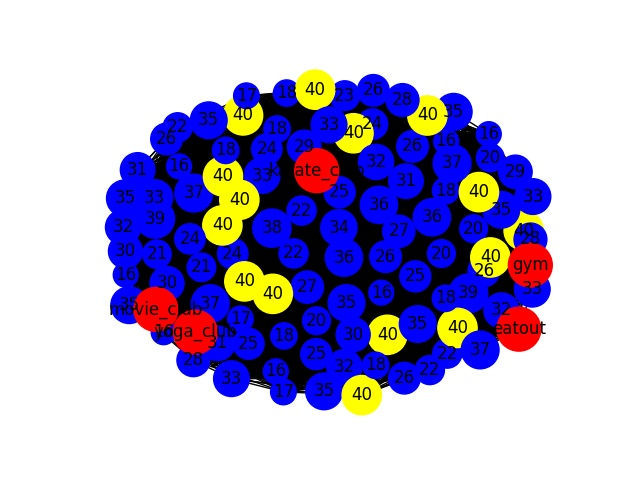

The script that drew this image:
#Implementation of Fatman Evolutionary Model

import networkx as nx
import matplotlib.pyplot as plt
import random
import math
import time


def create_graph():
    G = nx.Graph()
    #G.add_nodes_from(range(1,101))
    for i in range(1,101):
        G.add_node(i)
    
    return G



def assign_bmi(G):
    for each in G.nodes():
        G.nodes[each]['name'] = random.randint(15,40)
        G.nodes[each]['type'] = 'person'

def get_labels(G):
    dict1 = {}
    for each in G.nodes():
        dict1[each] = G.nodes[each]['name']
    return dict1

def get_size(G):
    arr1 = []
    for each in G.nodes():
        if G.nodes[each]['type'] == 'person':
            arr1.append(G.nodes[each]['name']*20)
        else:
            arr1.append(1000)
    return arr1

def get_colors(G):
    c = []
    for each in G.nodes():
        if G.nodes[each]['type'] == 'person':
            if G.nodes[each]['name'] == 15:
                c.append('green')
            elif G.nodes[each]['name'] == 40:
                c.append('yellow')
            else:  
                c.append('blue')
        else:
            c.append('red')

    return c


def add_foci_nodes(G):
    n = G.number_of_nodes()
    i = n + 1
    foci_nodes = ['gym','eatout','movie_club','karate_club','yoga_club']
    for j in range(0,5):
        G.add_node(i)
        G.nodes[i]['name'] = foci_nodes[j]
        G.nodes[i]['type'] = 'foci'
        i = i + 1

def get_foci_nodes():
    f = []
    for each in G.nodes():
        if G.nodes[each]['type'] == 'foci':
            f.append(each)
    return f

def get_person_nodes():
    p = []
    for each in G.nodes():
        if G.nodes[each]['type'] == 'person':
            p.append(each)
    return p

def add_foci_edges(G):
    foci_nodes = get_foci_nodes()
    person_nodes = get_person_nodes()

    for each in person_nodes:
        r = random.choice(foci_nodes)
        G.add_edge(each,r)


def homophily(G):
    pnodes = get_person_nodes()
    for u in pnodes:
        for v in pnodes:
            if u!=v:
                diff = abs(G.nodes[u]['name'] - G.nodes[v]['name'])
                p = float(1)/(diff + 1000)
                r = random.uniform(0,1)
                if r<p:
                    G.add_edge(u,v)

#finding number of common neighbours
def cmn(u,v,G):
    nu = set(G.neighbors(u))
    nv = set(G.neighbors(v))
    return len(nu & nv)


def closure(G):
    arr1 = []
    for u in G.nodes():
        for v in G.nodes():
            if u!=v and (G.nodes[u]['type'] == 'person' or G.nodes[v]['type'] == 'person'):
                k = cmn(u,v,G)
                p = 1-math.pow((1-0.1),k)
                tmp = []
                tmp.append(u)
                tmp.append(v)
                tmp.append(p)
                arr1.append(tmp)

    for each in arr1:
        u = each[0]
        v = each[1]
        p = each[2]
        r = random.uniform(0,1)
        if r<p:
            G.add_edge(u,v)

#Change in BMI because of Social Influence
def change_bmi(G):
    fnodes = get_foci_nodes()
    for each in fnodes:
        if G.nodes[each]['name'] == 'eatout':
            for each1 in G.neighbors(each):
                if G.nodes[each1]['name']!=40:
                    G.nodes[each1]['name'] += 1

        if G.nodes[each]['name'] == 'gym':
            for each1 in G.neighbors(each):
                if G.nodes[each1]['name']!=15:
                    G.nodes[each1]['name'] -= 1


def visualize(G):
    #time.sleep(1)
    labeldict = get_labels(G)
    nodesize = get_size(G)
    colorArr = get_colors(G)
    nx.draw(G,labels = labeldict,node_size = nodesize,node_color = colorArr)
    plt.show()

G = create_graph()
assign_bmi(G)
add_foci_nodes(G)
add_foci_edges(G)
#time.sleep(10)
visualize(G)
for t in range(1,10):
    homophily(G)
    closure(G)
    change_bmi(G)
    visualize(G)
